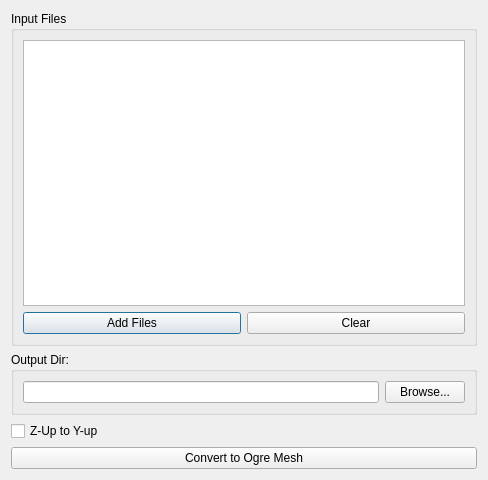
<?xml version="1.0" encoding="UTF-8"?>
<ui version="4.0">
 <class>BatchConversionDialog</class>
 <widget class="QDialog" name="BatchConversionDialog">
  <property name="geometry">
   <rect>
    <x>0</x>
    <y>0</y>
    <width>488</width>
    <height>480</height>
   </rect>
  </property>
  <property name="windowTitle">
   <string>Batch Conversion</string>
  </property>
  <layout class="QVBoxLayout" name="verticalLayout">
   <item>
    <widget class="QGroupBox" name="groupBox">
     <property name="title">
      <string>Input Files</string>
     </property>
     <layout class="QVBoxLayout" name="verticalLayout_2">
      <item>
       <widget class="QListWidget" name="FileListWidget"/>
      </item>
      <item>
       <layout class="QHBoxLayout" name="horizontalLayout_2">
        <item>
         <widget class="QPushButton" name="AddFileButton">
          <property name="text">
           <string>Add Files</string>
          </property>
         </widget>
        </item>
        <item>
         <widget class="QPushButton" name="ClearButton">
          <property name="text">
           <string>Clear</string>
          </property>
         </widget>
        </item>
       </layout>
      </item>
     </layout>
    </widget>
   </item>
   <item>
    <widget class="QGroupBox" name="groupBox_2">
     <property name="title">
      <string>Output Dir:</string>
     </property>
     <layout class="QHBoxLayout" name="horizontalLayout">
      <item>
       <widget class="QLineEdit" name="OutputFolderText">
        <property name="text">
         <string notr="true"/>
        </property>
        <property name="maxLength">
         <number>2048</number>
        </property>
        <property name="clearButtonEnabled">
         <bool>false</bool>
        </property>
       </widget>
      </item>
      <item>
       <widget class="QPushButton" name="BrowserOutputFolderButton">
        <property name="text">
         <string>Browse...</string>
        </property>
       </widget>
      </item>
     </layout>
    </widget>
   </item>
   <item>
    <widget class="QCheckBox" name="ZupToYUpCheckBox">
     <property name="text">
      <string>Z-Up to Y-up</string>
     </property>
    </widget>
   </item>
   <item>
    <widget class="QPushButton" name="ConvertButton">
     <property name="text">
      <string>Convert to Ogre Mesh</string>
     </property>
    </widget>
   </item>
  </layout>
 </widget>
 <resources/>
 <connections/>
</ui>
